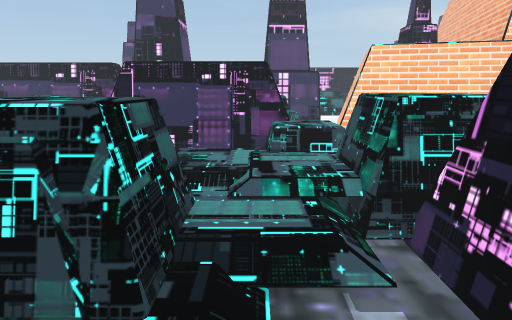
View 1 (above)

21 first-person views from a walk through a scene from a Unity 3-D project. The camera is 1.4 m above the floor, tilts 12° down and sees 75° across. The floor is counted in squares, 0.5 m on a side. Each view is taken from the middle of a square. On the plan, view 1 faces up. The plan holds only what a view shows up to about 20 squares ahead; the rest is blank. The place goes on beyond the plan. Some surface patterns are stand-ins.

View 2
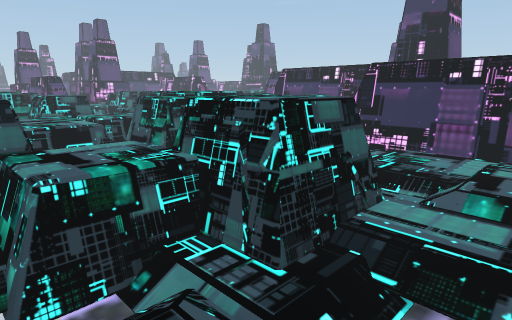

View 3
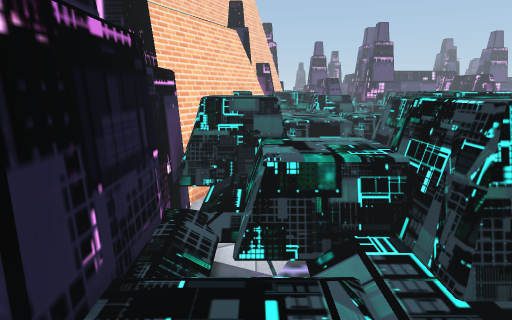

View 4
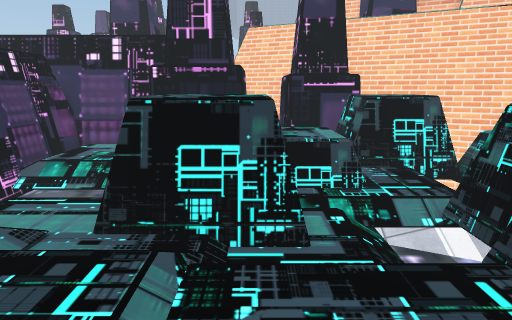

View 5
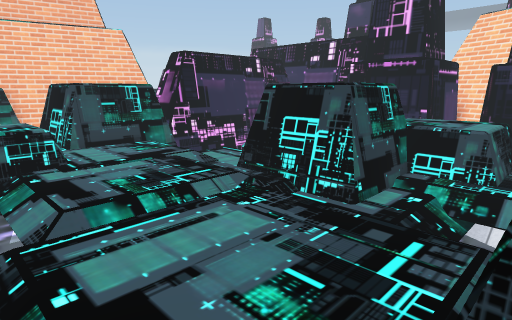

View 6
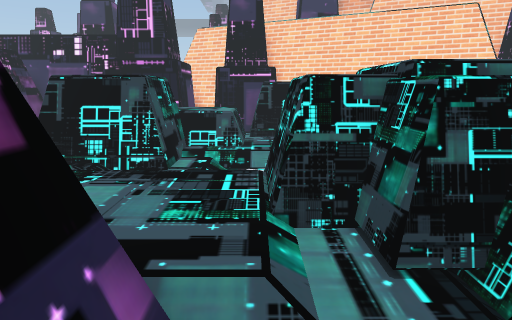

View 7
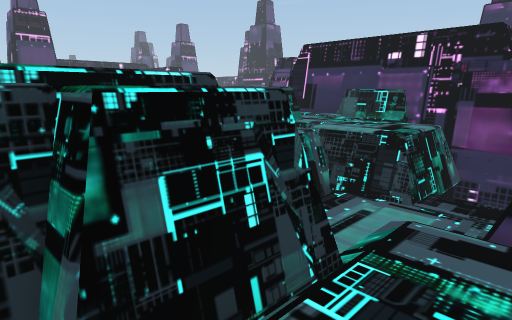

View 8
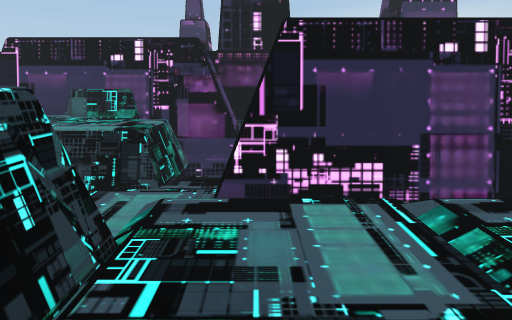

View 9
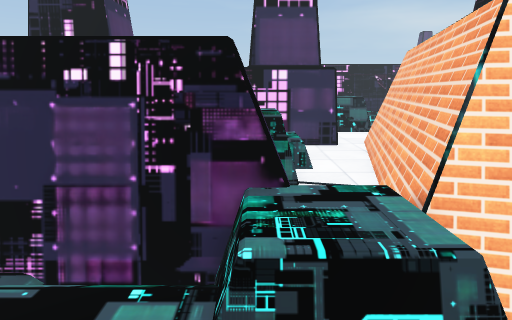

View 10
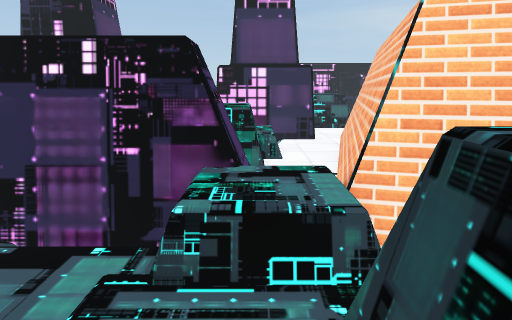

View 11
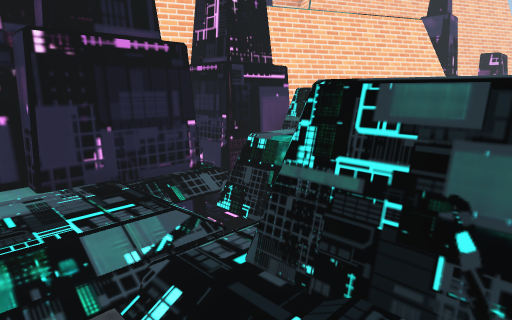

View 12
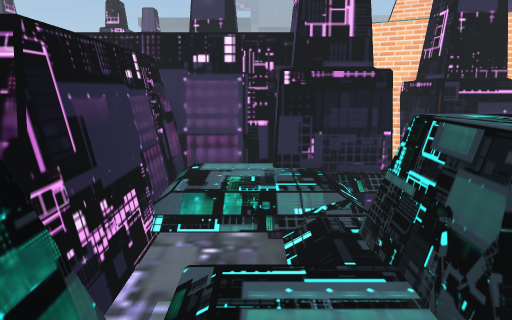

View 13
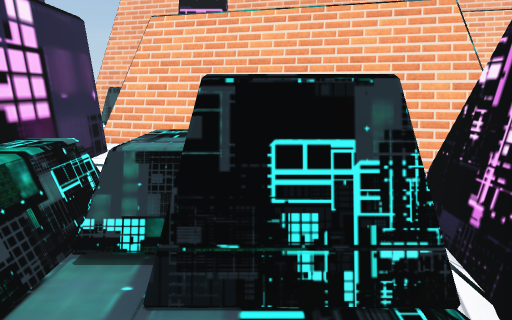

View 14
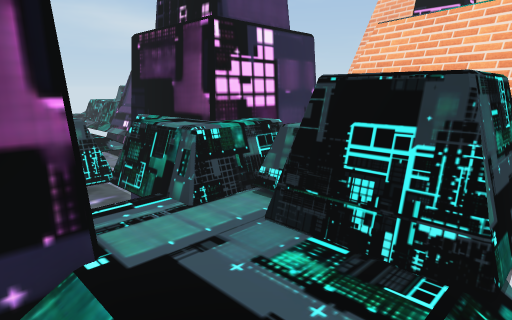

View 15
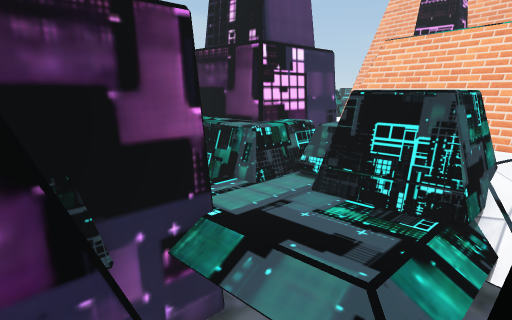

View 16
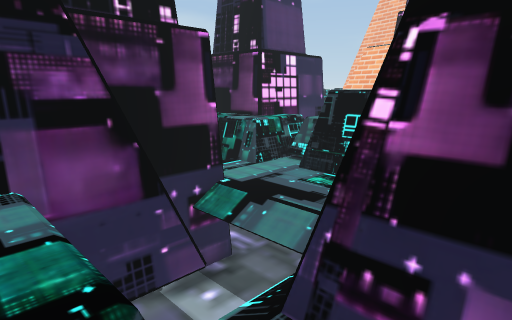

View 17
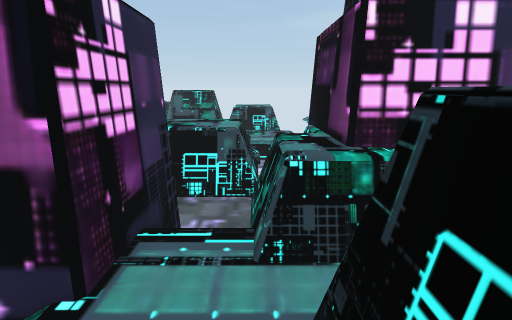

View 18
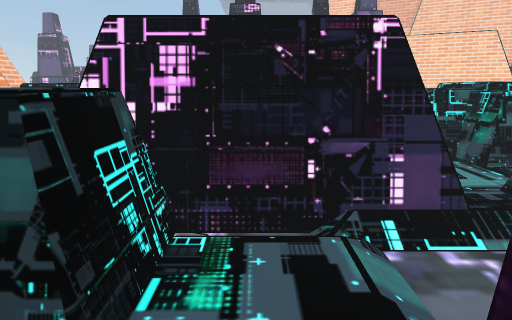

View 19
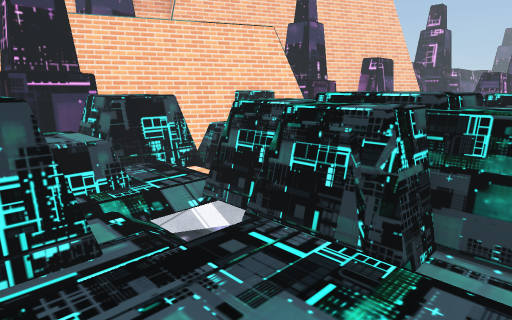

View 20
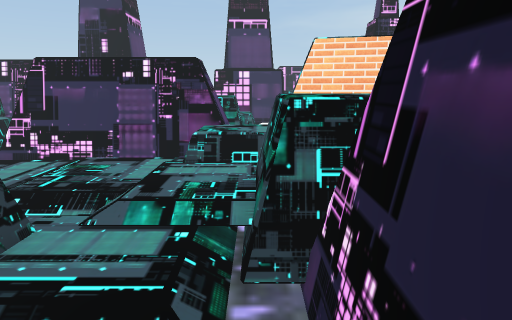

View 21
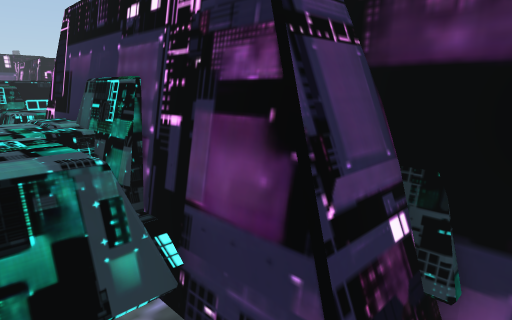

### Floor plan
Key: @ floor where view 1 was taken; # wall or solid block; x gap in a wall; . main floor; : floor 0.25 m higher than the main floor; - floor 0.25 m lower than the main floor; _ floor 0.5 m lower than the main floor; / step, stairs or slope; = window, fence, low wall or low ledge; ^ raised ledge; v drop or lower ground; O other object.
Columns run from 14 left of view 1 to 6 right of it. Each row starts with its distance up from view 1.
 30          ^^^= #
 29          ##v==#
 28          #v =^#
 27          ## =^######
 26          ##-=^^^^.::=
 25          ##-=====:::=
 24      ######---^^^^::#
 23      ##vv/---=^^^^::#
 22 #######vv/---# ^^^:=#
 21 ^====vvvv/---# ^#::##
 20 ^^^^^   v/---####::##
 19 ^^^^^/////vvv_x-..=##
 18 =^^^^-=########## =##
 17  ^===-=#########= =##
 16  ^=---=#########=O###
 15  ^==-......vvvv=OO=##
 14  ^^=-......::::OOO.vv
 13 ^^^#=#.....::::::##
 12  ^^^^#.....::::::=###
 11  ^^^^#.....::::::=^
 10 ^^^^=#........:::=^^^
  9  ^^^=v_---....///=^^^
  8  ^^^= v-##===.../###
  7 =##==v_-#^^^^.../v###
  6 ^= .....=^^^=////v##
  5 ^=v...=^^^^^#-vvvv##
  4 ^=v...^^^^===-v   ##
  3 ^=v...^^^^=---/vvv##
  2  =#==#^^^^=v/.....##
  1   ^^^#=^^^= /.....##
  0 v ^ ^# ---vv/.@...##
 -1 =  ^^#vvv=#####...##
 -2 ##==####v=#   ######
 -3  ####  ##=#   ######
 -4    #   ##=#

Where each view was taken, in squares from view 1:
view 1: 0 up, 0 right, facing up
view 2: 0 up, 2 right, facing up-left
view 3: 1 up, 3 right, facing left
view 4: 15 up, 5 left, facing down
view 5: 16 up, 10 left, facing down-right
view 6: 19 up, 9 left, facing down
view 7: 9 up, 7 left, facing up-left
view 8: 8 up, 7 left, facing up
view 9: 10 up, 1 right, facing up
view 10: 9 up, 2 right, facing up
view 11: 8 up, 2 right, facing down-left
view 12: 12 up, 1 right, facing down
view 13: 22 up, 5 left, facing right
view 14: 19 up, 6 left, facing up-right
view 15: 18 up, 9 left, facing up-right
view 16: 16 up, 11 left, facing up-right
view 17: 20 up, 2 left, facing up
view 18: 26 up, 3 left, facing down
view 19: 15 up, 4 left, facing down-left
view 20: 2 up, 3 right, facing up
view 21: 19 up, 6 left, facing up-left
